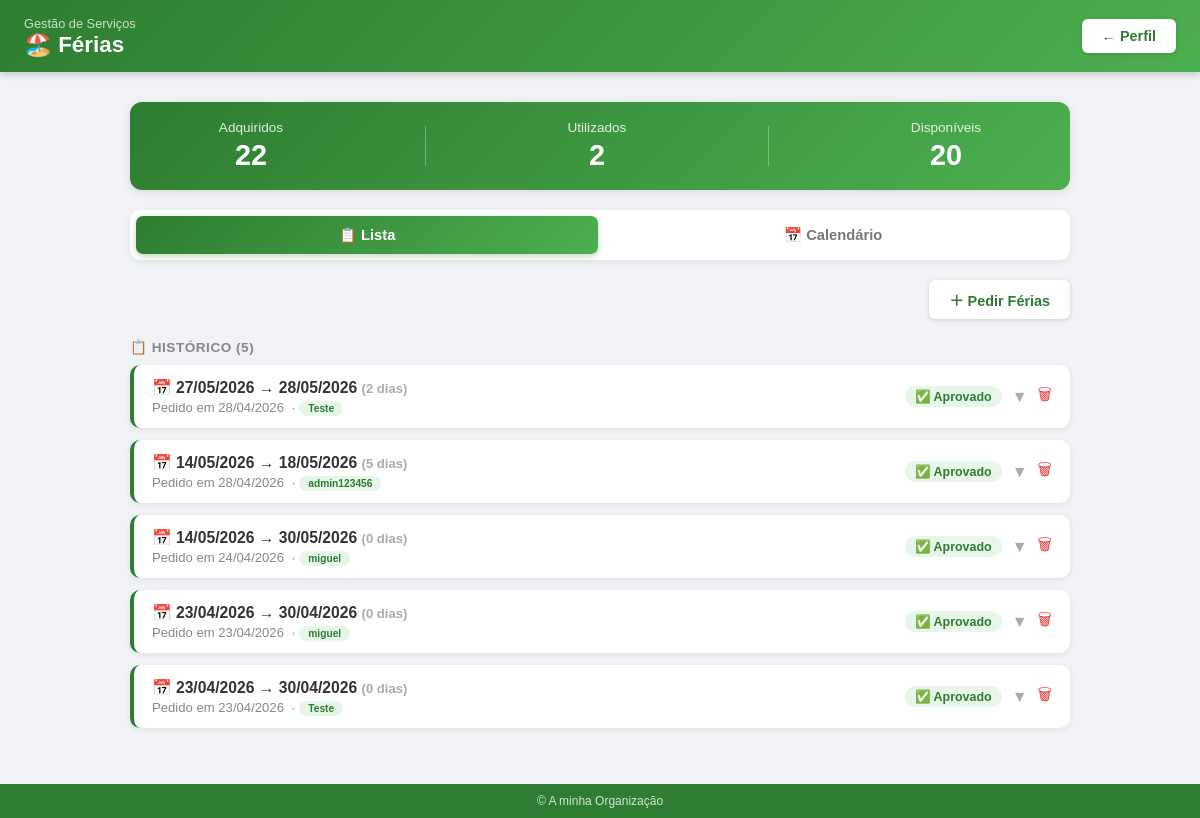
The page /ferias (signed in) on the database its author committed.
### models.py (models this page shows)
class Ferias(db.Model):
    __tablename__ = 'ferias'
    id = db.Column(db.Integer, primary_key=True)
    user_id = db.Column(db.Integer, db.ForeignKey('usuario.id'), nullable=False)
    data_inicio = db.Column(db.String(20), nullable=False)
    data_fim = db.Column(db.String(20), nullable=False)
    nota = db.Column(db.String(300), default='')
    estado = db.Column(db.String(20), default='pendente')
    comentario_admin = db.Column(db.String(300), default='')
    aprovado_por = db.Column(db.String(100), default='')
    num_dias = db.Column(db.Integer, default=0)
    created_at = db.Column(db.String(20), default=lambda: datetime.now().strftime('%d/%m/%Y'))
    org_id = db.Column(db.Integer, db.ForeignKey('organizacao.id'), nullable=True)

class Usuario(UserMixin, db.Model):
    __tablename__ = 'usuario'
    id = db.Column(db.Integer, primary_key=True)
    nome = db.Column(db.String(30), unique=True)
    senha = db.Column(db.String())
    is_admin = db.Column(db.Boolean, default=False)
    email = db.Column(db.String(120))
    telefone = db.Column(db.String(30))
    nome_completo = db.Column(db.String(200))
    cargo = db.Column(db.String(100))
    org_id = db.Column(db.Integer, db.ForeignKey('organizacao.id'), nullable=True)

### main.py (the view, shortened to what this page needs)
@app.route('/ferias', methods=['GET', 'POST'])
@login_required
def ferias():
    is_admin = current_user.is_admin
    usuarios = db.session.query(Usuario).filter_by(org_id=current_user.org_id).all() if is_admin else []
    if is_admin:
        todos = db.session.query(Ferias, Usuario).join(Usuario, Ferias.user_id == Usuario.id).filter(
            Ferias.org_id == current_user.org_id).order_by(Ferias.id.desc()).all()
    else:
        todos = db.session.query(Ferias, Usuario).join(Usuario, Ferias.user_id == Usuario.id).filter(
            Ferias.org_id == current_user.org_id, Ferias.user_id == current_user.id).order_by(Ferias.id.desc()).all()
    ferias_json = json.dumps([{'user_nome': u.nome, 'estado': f.estado, 'data_inicio': f.data_inicio,
                               'data_fim': f.data_fim, 'num_dias': f.num_dias or 0} for f, u in todos])
    return render_template('ferias.html', ferias=todos, ferias_json=ferias_json, is_admin=is_admin,
                           usuarios=usuarios, current_user=current_user)

### main.py (called while the page is built)
@lm.user_loader
def user_loader(id):
    return db.session.query(Usuario).filter_by(id=id).first()

@app.context_processor
def inject_org():
    try:
        if current_user.is_authenticated and current_user.org_id:
            org = db.session.query(Organizacao).filter_by(id=current_user.org_id).first()
            return dict(org_nome=org.nome if org else 'A minha Organização', org=org)
        return dict(org_nome='A minha Organização', org=None)
    except:
        return dict(org_nome='A minha Organização', org=None)

### templates/ferias.html (shortened to what this page needs)
<!DOCTYPE html>
<html lang="pt">
<head>
    <link rel="stylesheet" href="https://cdn.jsdelivr.net/npm/flatpickr/dist/flatpickr.min.css">
</head>
<body>
<div class="page-header">
    <div>
        <div class="subtitle">Gestão de Serviços</div>
        <h1>🏖️ Férias</h1>
    </div>
    <a href="/perfil">← Perfil</a>
</div>
<div class="content">
    {% set dias_aprovados = ferias | selectattr('0.estado', 'equalto', 'aprovado') | list %}
    {% set total_usados = namespace(v=0) %}
    {% for f, u in dias_aprovados %}
        {% if not is_admin or u.id == current_user.id %}
            {% set total_usados.v = total_usados.v + (f.num_dias or 0) %}
        {% endif %}
    {% endfor %}
    {% set disponiveis = 22 - total_usados.v %}
    <div class="days-counter">
        <div class="stat">
            <div class="label">Adquiridos</div>
            <div class="value">22</div>
        </div>
        <div class="stat">
            <div class="label">Utilizados</div>
            <div class="value">{{ total_usados.v }}</div>
        </div>
        <div class="stat">
            <div class="label">Disponíveis</div>
            <div class="value">{{ disponiveis if disponiveis >= 0 else 0 }}</div>
        </div>
    </div>
    <div class="tabs">
        <button class="tab-btn active" onclick="switchTab('lista', this)">📋 Lista</button>
        <button class="tab-btn" onclick="switchTab('calendario', this)">📅 Calendário</button>
    </div>
    <div class="tab-panel active" id="tab-lista">
        <div class="top-bar">
            <button class="toggle-form-btn" onclick="toggleForm()">
                <span id="formIcon">＋</span> Pedir Férias
            </button>
        </div>
        {% set respondidas = ferias | selectattr('0.estado', 'ne', 'pendente') | list %}
        {% if respondidas %}
        <div class="section-title">📋 Histórico ({{ respondidas|length }})</div>
        {% for f, u in respondidas %}
        <div class="ferias-card {{ f.estado }}">
            <div class="ferias-header">
                <div class="ferias-info">
                    <div class="ferias-dates">📅 {{ f.data_inicio }} → {{ f.data_fim }} <small style="color:#aaa;">({{ f.num_dias or 0 }} dias)</small></div>
                    <div class="ferias-sub">
                        Pedido em {{ f.created_at or '' }}
                        {% if is_admin %}&nbsp;·&nbsp;<span class="user-badge">{{ u.nome }}</span>{% endif %}
                    </div>
                </div>
                <div class="ferias-actions">
                    {% if f.estado == 'aprovado' %}
                    <span class="badge-aprovado">✅ Aprovado</span>
                    {% else %}
                    <span class="badge-rejeitado">❌ Rejeitado</span>
                    {% endif %}
                    <button class="toggle-detail-btn" onclick="toggleDetail(this)">▼</button>
                    <form method="POST" action="/ferias/delete/{{ f.id }}" style="margin:0;" id="delFerias-{{ f.id }}">
                        <button type="button" class="delete-btn" onclick="openModal('delFerias-{{ f.id }}')">🗑</button>
                    </form>
                </div>
            </div>
        </div>
        {% endfor %}
        {% endif %}
    </div>
</div>
<footer>&copy; {{ org_nome }}</footer>
</body>
</html>

### templates/ferias.html (style rules this page uses)
* { box-sizing: border-box; margin: 0; padding: 0; }
body { font-family: 'Arial', sans-serif; background: #f0f2f5; padding-bottom: 60px; }
.page-header { background: linear-gradient(135deg, #2e7d32, #4CAF50); padding: 14px 24px; display: flex; align-items: center; justify-content: space-between; box-shadow: 0 2px 8px rgba(0,0,0,0.2); }
.page-header h1 { font-size: 1.4em; color: white; font-weight: 700; }
.page-header .subtitle { font-size: 0.8em; color: rgba(255,255,255,0.75); margin-top: 2px; }
.page-header a { padding: 9px 20px; background: white; color: #2e7d32; text-decoration: none; border-radius: 6px; font-size: 0.9em; font-weight: bold; box-shadow: 0 1px 4px rgba(0,0,0,0.15); transition: background 0.2s; }
.content { max-width: 980px; margin: 30px auto; padding: 0 20px; }
.days-counter { background: linear-gradient(135deg, #2e7d32, #4CAF50); border-radius: 12px; padding: 18px 24px; display: flex; align-items: center; justify-content: space-around; margin-bottom: 20px; box-shadow: 0 2px 10px rgba(0,0,0,0.1); flex-wrap: wrap; gap: 12px; }
.days-counter .label { color: rgba(255,255,255,0.85); font-size: 0.85em; margin-bottom: 4px; text-align: center; }
.days-counter .value { color: white; font-size: 1.8em; font-weight: bold; text-align: center; }
.days-counter .stat { text-align: center; }
.tabs { display: flex; gap: 4px; margin-bottom: 20px; background: white; padding: 6px; border-radius: 10px; box-shadow: 0 2px 8px rgba(0,0,0,0.06); }
.tab-btn { flex: 1; padding: 10px 16px; border: none; background: transparent; border-radius: 7px; font-size: 0.92em; font-weight: bold; color: #777; cursor: pointer; transition: all 0.2s; }
.tab-btn.active { background: linear-gradient(135deg, #2e7d32, #4CAF50); color: white; box-shadow: 0 2px 6px rgba(46,125,50,0.3); }
.tab-panel { display: none; }
.tab-panel.active { display: block; }
.top-bar { display: flex; justify-content: flex-end; margin-bottom: 16px; }
.toggle-form-btn { padding: 9px 20px; background: white; color: #2e7d32; border: none; border-radius: 6px; font-size: 0.9em; font-weight: bold; cursor: pointer; box-shadow: 0 1px 4px rgba(0,0,0,0.15); transition: background 0.2s; }
.badge-aprovado { background: #e8f5e9; color: #2e7d32; padding: 3px 10px; border-radius: 12px; font-size: 0.78em; font-weight: bold; }
.ferias-card { background: white; border-radius: 10px; margin-bottom: 12px; overflow: hidden; box-shadow: 0 2px 6px rgba(0,0,0,0.07); }
.ferias-card.aprovado { border-left: 4px solid #2e7d32; }
.ferias-header { padding: 13px 18px; display: flex; justify-content: space-between; align-items: center; gap: 12px; }
.ferias-info { flex: 1; }
.ferias-dates { font-weight: bold; color: #333; font-size: 0.98em; }
.ferias-sub { font-size: 0.82em; color: #888; margin-top: 3px; }
.ferias-actions { display: flex; align-items: center; gap: 10px; }
.toggle-detail-btn { background: none; border: none; color: #aaa; font-size: 1em; cursor: pointer; transition: transform 0.3s; padding: 0; line-height: 1; }
.delete-btn { background: none; border: none; color: #e53935; font-size: 1em; cursor: pointer; padding: 0; transition: transform 0.2s; }
.user-badge { background: #e8f5e9; color: #2e7d32; padding: 2px 9px; border-radius: 10px; font-size: 0.78em; font-weight: bold; }
.section-title { font-size: 0.85em; font-weight: bold; color: #888; text-transform: uppercase; letter-spacing: 0.5px; margin: 20px 0 10px 0; }
footer { text-align: center; padding: 10px; background: #2e7d32; color: rgba(255,255,255,0.8); font-size: 12px; position: fixed; bottom: 0; width: 100%; }

### rows shown on the page
Ferias: data_inicio "27/05/2026", data_fim "28/05/2026", num_dias "2", created_at "28/04/2026", nome "Teste", estado "✅ Aprovado"
Ferias: data_inicio "14/05/2026", data_fim "18/05/2026", num_dias "5", created_at "28/04/2026", nome "admin123456", estado "✅ Aprovado"
Ferias: data_inicio "14/05/2026", data_fim "30/05/2026", num_dias "0", created_at "24/04/2026", nome "miguel", estado "✅ Aprovado"
Ferias: data_inicio "23/04/2026", data_fim "30/04/2026", num_dias "0", created_at "23/04/2026", nome "miguel", estado "✅ Aprovado"
Ferias: data_inicio "23/04/2026", data_fim "30/04/2026", num_dias "0", created_at "23/04/2026", nome "Teste", estado "✅ Aprovado"

### other values the page prints
{{ total_usados.v }} "2"
{{ disponiveis if disponiveis >= 0 else 0 }} "20"
{{ respondidas|length }} "5"
{{ org_nome }} "A minha Organização"
